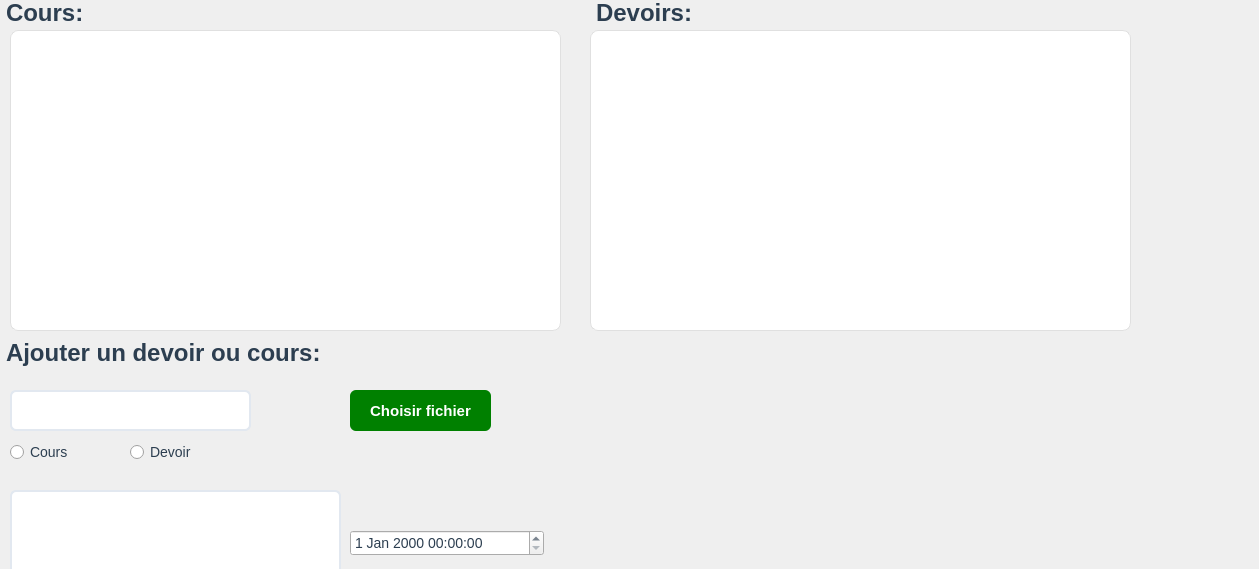
<?xml version="1.0" encoding="UTF-8"?>
<ui version="4.0">
 <class>DevoirsPage</class>
 <widget class="QWidget" name="DevoirsPage">
  <property name="geometry">
   <rect>
    <x>0</x>
    <y>0</y>
    <width>1259</width>
    <height>569</height>
   </rect>
  </property>
  <property name="windowTitle">
   <string>Devoirs</string>
  </property>
  <property name="styleSheet">
   <string notr="true">QWidget {
    font-family: &quot;Segoe UI&quot;, &quot;Helvetica Neue&quot;, Arial, sans-serif;
    font-size: 14px;
    color: #2c3e50; 
}

QLabel {
    font-size: 22px;
    font-weight: bold;
    color: brown; 
    padding-bottom: 5px;
}
QTableWidget {
    background-color: #ffffff;
    alternate-background-color: #f8f9fa; 
    border: 1px solid #e0e0e0;
    border-radius: 8px; 
    gridline-color: #eeeeee;
    selection-background-color: #3498db; 
    selection-color: #ffffff;
    padding: 5px;
}

QHeaderView::section {
    background-color: #2c3e50; 
    color: white;
    font-weight: bold;
    font-size: 13px;
    padding: 8px;
    border: none;
    border-right: 1px solid #34495e;
}

QTableCornerButton::section {
    background-color: #2c3e50;
    border: none;
}

QLineEdit, QTextEdit {
    background-color: #ffffff;
    border: 2px solid #e2e8f0;
    border-radius: 6px;
    padding: 8px;
    color: #333333;
}

QLineEdit:focus, QTextEdit:focus {
    border: 2px solid #3498db;
    background-color: #fbfdff;
}
QComboBox {
    background-color: #ffffff;
    border: 2px solid #e2e8f0;
    border-radius: 6px;
    padding: 6px 15px;
    color: #333333;
    font-weight: bold;
}

QComboBox:hover, QComboBox:focus {
    border: 2px solid #3498db;
}
QComboBox::drop-down {
    subcontrol-origin: padding;
    subcontrol-position: top right;
    width: 30px;
    border-left: 1px solid #e2e8f0;
    border-top-right-radius: 6px;
    border-bottom-right-radius: 6px;
}
QPushButton {
    background-color: #3498db; 
    color: white;
    border: none;
    border-radius: 6px;
    padding: 10px 20px;
    font-weight: bold;
    font-size: 15px;
}

QPushButton:hover {
    background-color: #2980b9; 
}

QPushButton:pressed {
    background-color: #1f618d;
}</string>
  </property>
  <widget class="QLabel" name="label">
   <property name="geometry">
    <rect>
     <x>0</x>
     <y>0</y>
     <width>221</width>
     <height>31</height>
    </rect>
   </property>
   <property name="styleSheet">
    <string notr="true">  color: #2C3E50;
    font-family: 'Segoe UI', Arial, sans-serif;
    font-size: 24px;
    font-weight: bold;</string>
   </property>
   <property name="text">
    <string>Cours:</string>
   </property>
  </widget>
  <widget class="QLineEdit" name="titreFichier">
   <property name="geometry">
    <rect>
     <x>10</x>
     <y>390</y>
     <width>241</width>
     <height>41</height>
    </rect>
   </property>
  </widget>
  <widget class="QLabel" name="addlbl">
   <property name="geometry">
    <rect>
     <x>0</x>
     <y>340</y>
     <width>331</width>
     <height>31</height>
    </rect>
   </property>
   <property name="styleSheet">
    <string notr="true">  color: #2C3E50;
    font-family: 'Segoe UI', Arial, sans-serif;
    font-size: 24px;
    font-weight: bold;</string>
   </property>
   <property name="text">
    <string>Ajouter un devoir ou cours:</string>
   </property>
  </widget>
  <widget class="QPushButton" name="choisirFichier">
   <property name="geometry">
    <rect>
     <x>350</x>
     <y>390</y>
     <width>141</width>
     <height>41</height>
    </rect>
   </property>
   <property name="styleSheet">
    <string notr="true">background-color:green;</string>
   </property>
   <property name="text">
    <string>Choisir fichier</string>
   </property>
  </widget>
  <widget class="QPushButton" name="poster">
   <property name="geometry">
    <rect>
     <x>580</x>
     <y>590</y>
     <width>131</width>
     <height>41</height>
    </rect>
   </property>
   <property name="text">
    <string>Poster</string>
   </property>
  </widget>
  <widget class="QRadioButton" name="cours">
   <property name="geometry">
    <rect>
     <x>10</x>
     <y>440</y>
     <width>98</width>
     <height>24</height>
    </rect>
   </property>
   <property name="text">
    <string>Cours</string>
   </property>
  </widget>
  <widget class="QRadioButton" name="devoir">
   <property name="geometry">
    <rect>
     <x>130</x>
     <y>440</y>
     <width>98</width>
     <height>24</height>
    </rect>
   </property>
   <property name="styleSheet">
    <string notr="true"/>
   </property>
   <property name="text">
    <string>Devoir</string>
   </property>
  </widget>
  <widget class="QTextEdit" name="consigne">
   <property name="geometry">
    <rect>
     <x>10</x>
     <y>490</y>
     <width>331</width>
     <height>141</height>
    </rect>
   </property>
  </widget>
  <widget class="QDateTimeEdit" name="deadline">
   <property name="geometry">
    <rect>
     <x>350</x>
     <y>530</y>
     <width>194</width>
     <height>26</height>
    </rect>
   </property>
  </widget>
  <widget class="QComboBox" name="classe">
   <property name="geometry">
    <rect>
     <x>360</x>
     <y>590</y>
     <width>161</width>
     <height>41</height>
    </rect>
   </property>
  </widget>
  <widget class="QLabel" name="msgVide">
   <property name="geometry">
    <rect>
     <x>0</x>
     <y>60</y>
     <width>901</width>
     <height>91</height>
    </rect>
   </property>
   <property name="styleSheet">
    <string notr="true">  color: #2C3E50;
    font-family: 'Segoe UI', Arial, sans-serif;
    font-size: 24px;
    font-weight: bold;</string>
   </property>
   <property name="text">
    <string/>
   </property>
  </widget>
  <widget class="QTableWidget" name="tabdocs">
   <property name="geometry">
    <rect>
     <x>10</x>
     <y>30</y>
     <width>551</width>
     <height>301</height>
    </rect>
   </property>
  </widget>
  <widget class="QLabel" name="label_3">
   <property name="geometry">
    <rect>
     <x>590</x>
     <y>0</y>
     <width>221</width>
     <height>31</height>
    </rect>
   </property>
   <property name="styleSheet">
    <string notr="true">  color: #2C3E50;
    font-family: 'Segoe UI', Arial, sans-serif;
    font-size: 24px;
    font-weight: bold;</string>
   </property>
   <property name="text">
    <string>Devoirs:</string>
   </property>
  </widget>
  <widget class="QTableWidget" name="tabdevoirs">
   <property name="geometry">
    <rect>
     <x>590</x>
     <y>30</y>
     <width>541</width>
     <height>301</height>
    </rect>
   </property>
  </widget>
  <widget class="QLabel" name="chemin">
   <property name="geometry">
    <rect>
     <x>520</x>
     <y>390</y>
     <width>711</width>
     <height>41</height>
    </rect>
   </property>
   <property name="styleSheet">
    <string notr="true">  color: #2C3E50;
    font-family: 'Segoe UI', Arial, sans-serif;
    font-size: 24px;
    font-weight: bold;</string>
   </property>
   <property name="text">
    <string/>
   </property>
  </widget>
 </widget>
 <resources/>
 <connections/>
</ui>
